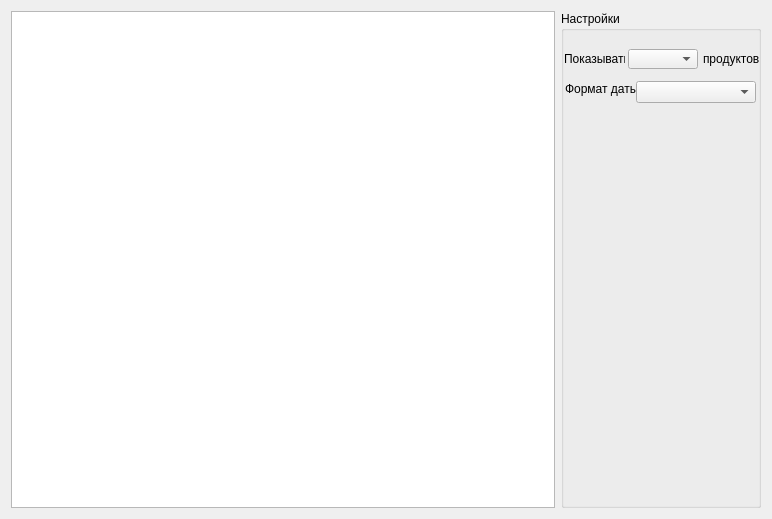
<?xml version="1.0" encoding="UTF-8"?>
<ui version="4.0">
 <class>DialogDbPriceChange</class>
 <widget class="QDialog" name="DialogDbPriceChange">
  <property name="geometry">
   <rect>
    <x>0</x>
    <y>0</y>
    <width>772</width>
    <height>519</height>
   </rect>
  </property>
  <property name="windowTitle">
   <string>Dialog</string>
  </property>
  <layout class="QHBoxLayout" name="horizontalLayout">
   <item>
    <widget class="QTableView" name="tableViewData"/>
   </item>
   <item>
    <widget class="QGroupBox" name="groupBoxSettings">
     <property name="sizePolicy">
      <sizepolicy hsizetype="Fixed" vsizetype="Preferred">
       <horstretch>0</horstretch>
       <verstretch>0</verstretch>
      </sizepolicy>
     </property>
     <property name="minimumSize">
      <size>
       <width>200</width>
       <height>0</height>
      </size>
     </property>
     <property name="maximumSize">
      <size>
       <width>200</width>
       <height>16777215</height>
      </size>
     </property>
     <property name="title">
      <string>Настройки</string>
     </property>
     <widget class="QComboBox" name="comboBoxViewMode">
      <property name="geometry">
       <rect>
        <x>67</x>
        <y>38</y>
        <width>70</width>
        <height>20</height>
       </rect>
      </property>
     </widget>
     <widget class="QLabel" name="labelDescViewMode">
      <property name="geometry">
       <rect>
        <x>3</x>
        <y>40</y>
        <width>61</width>
        <height>16</height>
       </rect>
      </property>
      <property name="text">
       <string>Показывать</string>
      </property>
     </widget>
     <widget class="QLabel" name="labelUnitViewMode">
      <property name="geometry">
       <rect>
        <x>142</x>
        <y>40</y>
        <width>61</width>
        <height>16</height>
       </rect>
      </property>
      <property name="text">
       <string>продуктов</string>
      </property>
     </widget>
     <widget class="QComboBox" name="comboBoxDateTimeUsage">
      <property name="geometry">
       <rect>
        <x>75</x>
        <y>70</y>
        <width>120</width>
        <height>22</height>
       </rect>
      </property>
     </widget>
     <widget class="QLabel" name="labelDescDateViewMode">
      <property name="geometry">
       <rect>
        <x>4</x>
        <y>70</y>
        <width>71</width>
        <height>16</height>
       </rect>
      </property>
      <property name="text">
       <string>Формат даты</string>
      </property>
     </widget>
    </widget>
   </item>
  </layout>
 </widget>
 <resources/>
 <connections/>
</ui>
